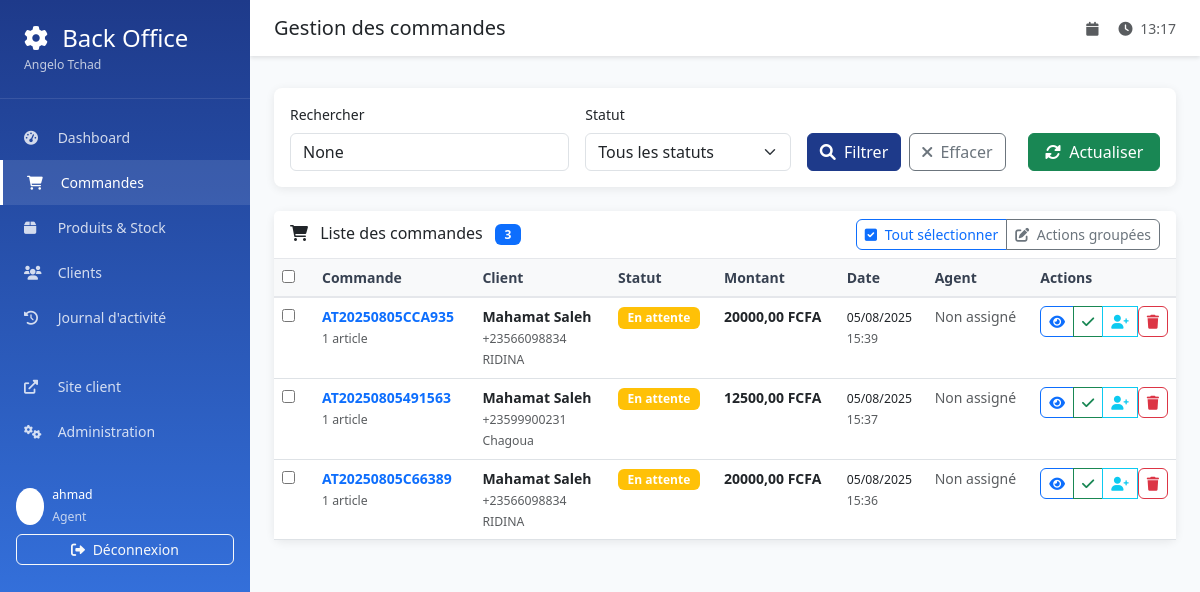
Before: /backoffice/orders/ (signed in) with the older database file.
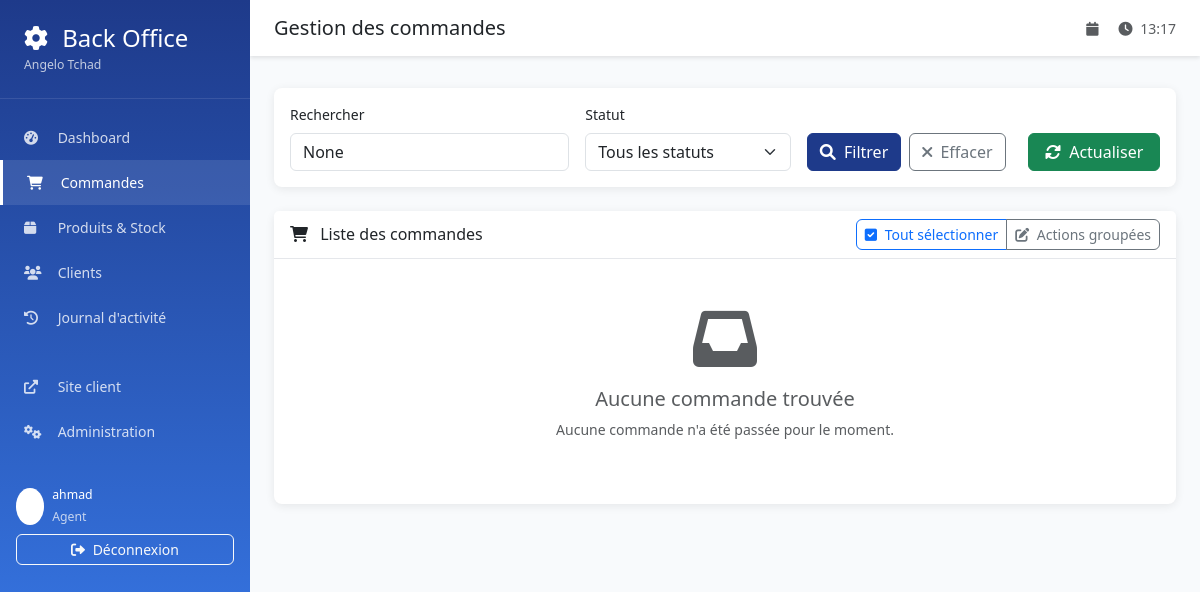
After: the same page with the newer database file.
### orders/models.py (models this page shows, shortened)
class Order(models.Model):
    STATUS_CHOICES = [
        ('pending', 'En attente'),
        ('confirmed', 'Confirmée'),
        ('preparing', 'En préparation'),
        ('ready', 'Prête'),
        ('delivered', 'Livrée'),
        ('cancelled', 'Annulée'),
    ]
    order_number = models.CharField(
        max_length=20,
        unique=True,
        verbose_name="Numéro de commande"
    )
    client = models.ForeignKey(
        Client,
        on_delete=models.CASCADE,
        verbose_name="Client"
    )
    status = models.CharField(
        max_length=20,
        choices=STATUS_CHOICES,
        default='pending',
        verbose_name="Statut"
    )
    total_amount = models.DecimalField(
        max_digits=10,
        decimal_places=2,
        default=0,
        verbose_name="Montant total"
    )
    notes = models.TextField(blank=True, verbose_name="Notes")
    created_at = models.DateTimeField(auto_now_add=True, verbose_name="Date de création")
    updated_at = models.DateTimeField(auto_now=True)
    confirmed_at = models.DateTimeField(null=True, blank=True, verbose_name="Date de confirmation")
    delivered_at = models.DateTimeField(null=True, blank=True, verbose_name="Date de livraison")
    assigned_agent = models.ForeignKey(
        User,
        on_delete=models.SET_NULL,
        null=True,
        blank=True,
        verbose_name="Agent assigné"
    )
    stock_deducted = models.BooleanField(default=False, verbose_name="Stock déduit")
    class Meta:
        verbose_name = "Commande"
        verbose_name_plural = "Commandes"
        ordering = ['-created_at']
    @property
    def status_display(self):
        return dict(self.STATUS_CHOICES)[self.status]

class Client(models.Model):
    first_name = models.CharField(max_length=100, verbose_name="Prénom")
    last_name = models.CharField(max_length=100, verbose_name="Nom")
    phone_regex = RegexValidator(
            regex=r'^(\+235\s?)?\d{2}(\s?\d{2}){3}$',
            message="Entrez un numéro valide au format : +235 XX XX XX XX ou 66 XX XX XX"
        )
    phone_number = models.CharField(
            validators=[phone_regex],
            max_length=17,
            verbose_name="Numéro de téléphone"
        )
    neighborhood = models.CharField(max_length=200, verbose_name="Quartier")
    address_details = models.TextField(blank=True, verbose_name="Détails de l'adresse")
    created_at = models.DateTimeField(auto_now_add=True)
    class Meta:
        verbose_name = "Client"
        verbose_name_plural = "Clients"
        ordering = ['last_name', 'first_name']
    @property
    def full_name(self):
        return f"{self.first_name} {self.last_name}"

### backoffice/views.py (the view, shortened to what this page needs)
# urls.py: path('orders/', views.orders_list, name='orders_list'),
@login_required
def orders_list(request):
    orders = Order.objects.select_related('client', 'assigned_agent').order_by('-created_at')
    status_filter = request.GET.get('status')
    if status_filter:
        orders = orders.filter(status=status_filter)
    search = request.GET.get('search')
    paginator = Paginator(orders, 20)
    page_number = request.GET.get('page')
    page_obj = paginator.get_page(page_number)
    context = {
        'page_obj': page_obj,
        'status_filter': status_filter,
        'search': search,
        'status_choices': Order.STATUS_CHOICES,
    }
    return render(request, 'backoffice/orders_list.html', context)

### templates/backoffice/orders_list.html (shortened to what the changed rows need)
{% extends 'backoffice/base.html' %}
{% block content %}
<div class="card">
    <div class="card-header d-flex justify-content-between align-items-center">
        <h6 class="mb-0">
            <i class="fas fa-shopping-cart me-2"></i>
            Liste des commandes
            {% if page_obj.paginator.count %}
                <span class="badge bg-primary ms-2">{{ page_obj.paginator.count }}</span>
            {% endif %}
        </h6>
    </div>
    <div class="card-body p-0">
        {% if page_obj %}
            <div class="table-responsive">
                <table class="table table-hover mb-0">
                    <thead class="table-light">
                        <tr>
                            <th width="40">
                                <input type="checkbox" id="selectAllCheckbox" onchange="toggleAll(this)">
                            </th>
                            <th>Commande</th>
                            <th>Client</th>
                            <th>Statut</th>
                            <th>Montant</th>
                            <th>Date</th>
                            <th>Agent</th>
                            <th width="120">Actions</th>
                        </tr>
                    </thead>
                    <tbody>
                        {% for order in page_obj %}
                            <tr>
                                <td>
                                    <input type="checkbox" class="order-checkbox" value="{{ order.id }}">
                                </td>
                                <td>
                                    <div>
                                        <strong class="text-primary">{{ order.order_number }}</strong>
                                        <br>
                                        <small class="text-muted">
                                            {{ order.items.count }} article{{ order.items.count|pluralize }}
                                        </small>
                                    </div>
                                </td>
                                <td>
                                    <div>
                                        <strong>{{ order.client.full_name }}</strong>
                                        <br>
                                        <small class="text-muted">{{ order.client.phone_number }}</small>
                                        <br>
                                        <small class="text-muted">{{ order.client.neighborhood }}</small>
                                    </div>
                                </td>
                                <td>
                                    {% if order.status == 'pending' %}
                                        <span class="badge bg-warning">{{ order.status_display }}</span>
                                    {% elif order.status == 'confirmed' %}
                                        <span class="badge bg-info">{{ order.status_display }}</span>
                                    {% elif order.status == 'preparing' %}
                                        <span class="badge bg-primary">{{ order.status_display }}</span>
                                    {% elif order.status == 'ready' %}
                                        <span class="badge bg-success">{{ order.status_display }}</span>
                                    {% elif order.status == 'delivered' %}
                                        <span class="badge bg-success">{{ order.status_display }}</span>
                                    {% elif order.status == 'cancelled' %}
                                        <span class="badge bg-danger">{{ order.status_display }}</span>
                                    {% endif %}
                                </td>
                                <td>
                                    <strong>{{ order.total_amount }} FCFA</strong>
                                </td>
                                <td>
                                    <div>
                                        <small>{{ order.created_at|date:"d/m/Y" }}</small>
                                        <br>
                                        <small class="text-muted">{{ order.created_at|date:"H:i" }}</small>
                                    </div>
                                </td>
                                <td>
                                    {% if order.assigned_agent %}
                                        <small>{{ order.assigned_agent.get_full_name|default:order.assigned_agent.username }}</small>
                                    {% else %}
                                        <span class="text-muted">Non assigné</span>
                                    {% endif %}
                                </td>
                                <td>
                                    <div class="btn-group" role="group">
                                        <a href="{% url 'backoffice:order_detail' order.id %}"
                                        class="btn btn-outline-primary btn-sm" title="Voir détails">
                                            <i class="fas fa-eye"></i>
                                        </a>
                                        {% if order.status == 'pending' %}
                                            <button class="btn btn-outline-success btn-sm"
                                                    onclick="quickConfirm({{ order.id }})" title="Confirmer">
                                                <i class="fas fa-check"></i>
                                            </button>
                                        {% endif %}
                                        {% if not order.assigned_agent %}
                                            <button class="btn btn-outline-info btn-sm"
                                                    onclick="assignToMe({{ order.id }})" title="M'assigner">
                                                <i class="fas fa-user-plus"></i>
                                            </button>
                                        {% endif %}
                                        <form method="post" action="{% url 'backoffice:order_delete' order.id %}" style="display:inline;"
                                            onsubmit="return confirm('Êtes-vous sûr de vouloir supprimer cette commande ?');">
                                            <button type="submit" class="btn btn-outline-danger btn-sm" title="Supprimer">
                                                <i class="fas fa-trash"></i>
                                            </button>
                                        </form>
                                    </div>
                                </td>
                            </tr>
                        {% endfor %}
                    </tbody>
                </table>
            </div>
        {% else %}
            <div class="text-center py-5">
                <i class="fas fa-inbox text-muted mb-3" style="font-size: 4rem;"></i>
                <h5 class="text-muted">Aucune commande trouvée</h5>
                <p class="text-muted">
                    {% if search or status_filter %}
                        Aucune commande ne correspond à vos critères de recherche.
                    {% else %}
                        Aucune commande n'a été passée pour le moment.
                    {% endif %}
                </p>
            </div>
        {% endif %}
    </div>
</div>
{% endblock %}

Changed rows visible on the page:
removed Order: order_number "AT20250805CCA935", items.count "1", client.full_name "Mahamat Saleh", client.phone_number "+23566098834", client.neighborhood "RIDINA", status_display "En attente", total_amount "20000,00", created_at "05/08/2025", created_at "15:39", shows "Non assigné"
removed Order: order_number "AT20250805491563", items.count "1", client.full_name "Mahamat Saleh", client.phone_number "+23599900231", client.neighborhood "Chagoua", status_display "En attente", total_amount "12500,00", created_at "05/08/2025", created_at "15:37", shows "Non assigné"
removed Order: order_number "AT20250805C66389", items.count "1", client.full_name "Mahamat Saleh", client.phone_number "+23566098834", client.neighborhood "RIDINA", status_display "En attente", total_amount "20000,00", created_at "05/08/2025", created_at "15:36", shows "Non assigné"
Other visible differences:
{{ page_obj.paginator.count }}: "3" → (not shown)
form field value: "☐" → (not shown)
text no longer shown: "Commande Client Statut Montant Date Agent Actions"
text now shown: "Aucune commande trouvée Aucune commande n'a été passée pour le moment."
